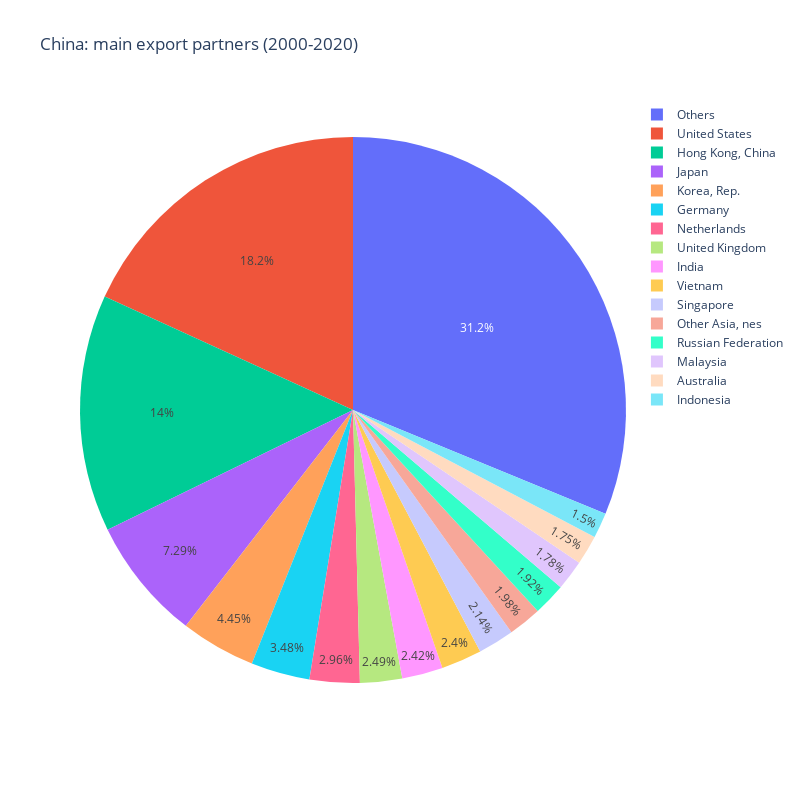

Notebook code for this chart:
### Markdown cell above
## 2. 2. 2 Main Export Partners

### Code cell
exporters = china_exports.groupby('Partner')['TradeValue'].sum().reset_index()

exporters = exporters.sort_values(by='TradeValue', ascending=False)

top_15_exporters = exporters.head(15)

others_value = exporters.iloc[15:]['TradeValue'].sum()

others = pd.DataFrame({'Partner': ['Others'], 'TradeValue': [others_value]})

top_15_exporters = pd.concat([top_15_exporters, others], ignore_index=True)

fig = px.pie(top_15_exporters, 
             values='TradeValue', 
             names='Partner', 
             title='China: main export partners (2000-2020)',
             labels={'TradeValue': 'Trade Value'})

fig.update_layout(width=800, height=800)

fig.show()

### Figure 1 — Plotly figure (JSON) as saved in the notebook; plotly's stock layout.template omitted (floating-point values rounded to 4 significant figures)
{"data": [{"domain": {"x": [0, 1], "y": [0, 1]}, "hovertemplate": "Partner=%{label}<br>Trade Value=%{value}<extra></extra>", "labels": ["United States", "Hong Kong, China", "Japan", "Korea, Rep.", "Germany", "Netherlands", "United Kingdom", "India", "Vietnam", "Singapore", "Other Asia, nes", "Russian Federation", "Malaysia", "Australia", "Indonesia", "Others"], "legendgroup": "", "name": "", "showlegend": true, "type": "pie", "values": [5773000000.0, 4457000000.0, 2315000000.0, 1412000000.0, 1106000000.0, 939300000.0, 790200000.0, 769200000.0, 762600000.0, 679400000.0, 627800000.0, 610600000.0, 566600000.0, 556000000.0, 475100000.0, 9910000000.0]}], "layout": {"height": 800, "legend": {"tracegroupgap": 0}, "title": {"text": "China: main export partners (2000-2020)"}, "width": 800}}
